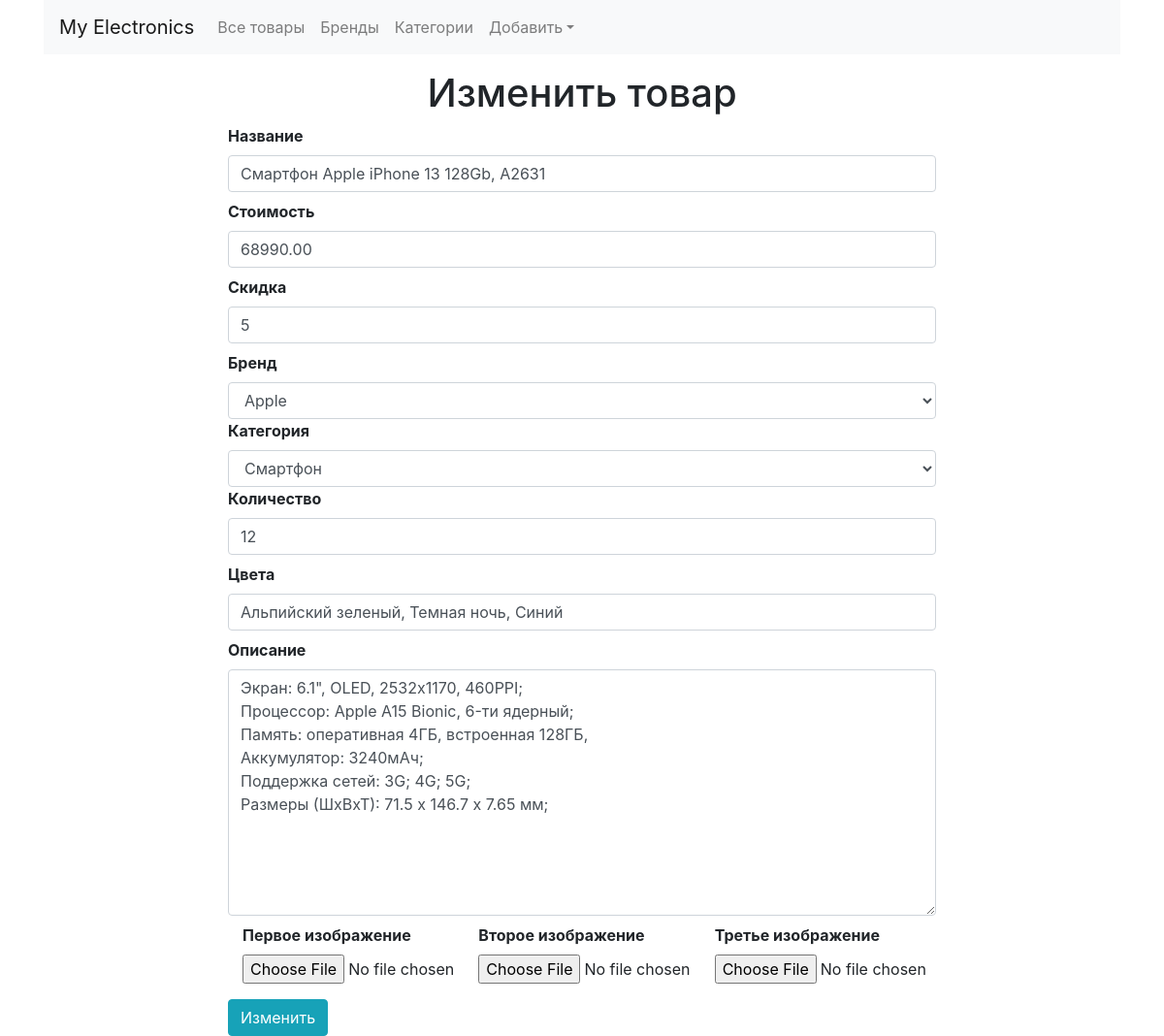
Page /updateproduct/1 on the committed database.
### shop/products/models.py (models this page shows, shortened)
class Addproduct(db.Model):
    __seachable__ = ['name', 'description']
    id = db.Column(db.Integer, primary_key=True)
    name = db.Column(db.String(80), nullable=False)
    price = db.Column(db.Numeric(10, 2), nullable=False)
    discount = db.Column(db.Integer, default=0)
    stock = db.Column(db.Integer, nullable=False)
    color = db.Column(db.Text, nullable=False)
    description = db.Column(db.Text, nullable=False)
    pub_date = db.Column(db.DateTime, nullable=False, default=datetime.utcnow)
    category_id = db.Column(db.Integer, db.ForeignKey('category.id'), nullable=False)
    category = db.relationship('Category', backref=db.backref('categories', lazy=True))
    brand_id = db.Column(db.Integer, db.ForeignKey('brand.id'), nullable=False)
    brand = db.relationship('Brand', backref=db.backref('brands', lazy=True))
    image_1 = db.Column(db.String(150), nullable=False, default='image1.jpg')
    image_2 = db.Column(db.String(150), nullable=False, default='image2.jpg')
    image_3 = db.Column(db.String(150), nullable=False, default='image3.jpg')

class Brand(db.Model):
    id = db.Column(db.Integer, primary_key=True)
    name = db.Column(db.String(30), nullable=False, unique=True)

class Category(db.Model):
    id = db.Column(db.Integer, primary_key=True)
    name = db.Column(db.String(30), nullable=False, unique=True)

### shop/products/routes.py (the view, shortened to what this page needs)
@app.route('/updateproduct/<int:id>', methods=['GET', 'POST'])
def updateproduct(id):
    brands = Brand.query.all()
    categories = Category.query.all()
    product = Addproduct.query.get_or_404(id)
    form = Addproducts(request.form)
    brand = request.form.get('brand')
    category = request.form.get('category')
    form.name.data = product.name
    form.price.data = product.price
    form.discount.data = product.discount
    form.stock.data = product.stock
    form.color.data = product.color
    form.description.data = product.description
    return render_template('products/updateproduct.html', form=form, title='Обновить продукт', product=product,
                           brands=brands, categories=categories)

### shop/products/forms.py
class Addproducts(Form):
    name = StringField('Название', [validators.DataRequired()])
    price = FloatField('Стоимость', [validators.DataRequired()])
    discount = IntegerField('Скидка', default=0)
    stock = IntegerField('Количество', [validators.DataRequired()])
    color = StringField('Цвета', [validators.DataRequired()])
    description = TextAreaField('Описание', [validators.DataRequired()])
    image_1 = FileField('Первое изображение', validators=[FileAllowed(['jpg', 'png', 'gif', 'jpeg'])])
    image_2 = FileField('Второе изображение', validators=[FileAllowed(['jpg', 'png', 'gif', 'jpeg'])])
    image_3 = FileField('Третье изображение', validators=[FileAllowed(['jpg', 'png', 'gif', 'jpeg'])])

### shop/templates/products/updateproduct.html (shortened to what this page needs)
{% extends "layout.html" %}
{% block content %}
{% include 'admin_navbar.html' %}
{% from '_formhelpers.html' import render_field %}
<div class="container mt-3">
    <div class="row">
        <div class="col-md-2"></div>
        <div class="col-md-8">
            <h1 class="text-center">Изменить товар</h1>
            <form action="" method="POST" enctype="multipart/form-data">
                {{ render_field(form.name, class="form-control", placeholder="Введите название") }}
                {{ render_field(form.price, class="form-control", placeholder="Введите стоимость") }}
                {{ render_field(form.discount, class="form-control", placeholder="Введите размер скидки в процентах") }}
                <label for="brand"><b>Бренд</b></label>
                <select name="brand" id="brand" class="form-control" required>
                    <option value="product.brand_id">{{product.brand.name}}</option>
                </select>
                <label for="category"><b>Категория</b></label>
                <select name="category" id="category" class="form-control" required>
                    <option value="{{product.category_id}}">{{product.category.name}}</option>
                </select>
                {{ render_field(form.stock, class="form-control", placeholder="Add product stock") }}
                {{ render_field(form.color, class="form-control", placeholder="Add product color") }}
                {{ render_field(form.description, class="form-control", placeholder="Add product description", rows="10") }}
                <div class="container">
                    <div class="row">
                        <div class="col-md-4">{{ render_field(form.image_1) }}</div>
                        <div class="col-md-4">{{ render_field(form.image_2) }}</div>
                        <div class="col-md-4">{{ render_field(form.image_3) }}</div>
                    </div>
                </div>
                <button type="submit" class="btn btn-info mt-2">Изменить</button>
            </form>
        </div>
        <div class="col-md-2"></div>
    </div>
</div>
{% endblock content %}

### shop/templates/_formhelpers.html (shortened to what this page needs)
{% macro render_field(field) %}
    <dt>{{ field.label }}
    <dd>{{ field(**kwargs)|safe }}
    </dd>
{% endmacro %}

### rows in the picture
Addproduct: name "Смартфон Apple iPhone 13 128Gb, A2631", price "68990.00", discount "5", stock "12", color "Альпийский зеленый, Темная ночь, Синий", description "Экран: 6.1\", OLED, 2532x1170, 460PPI; Процессор: Apple A15 Bionic, 6-ти ядерный; Память: оперативная 4ГБ, встроенная 128ГБ, Аккумулятор: 3240мAч; Поддержка сетей: 3G; 4G; 5G; Размеры (ШхВхТ): 71.5 х 146.7 х 7.65 мм;"
Brand: brand "Apple"
Category: category "Смартфон"

### other values in the picture
{{ field.label }} "Название Стоимость Скидка Количество Цвета Описание Первое изображение Второе изображение Третье изображение"
